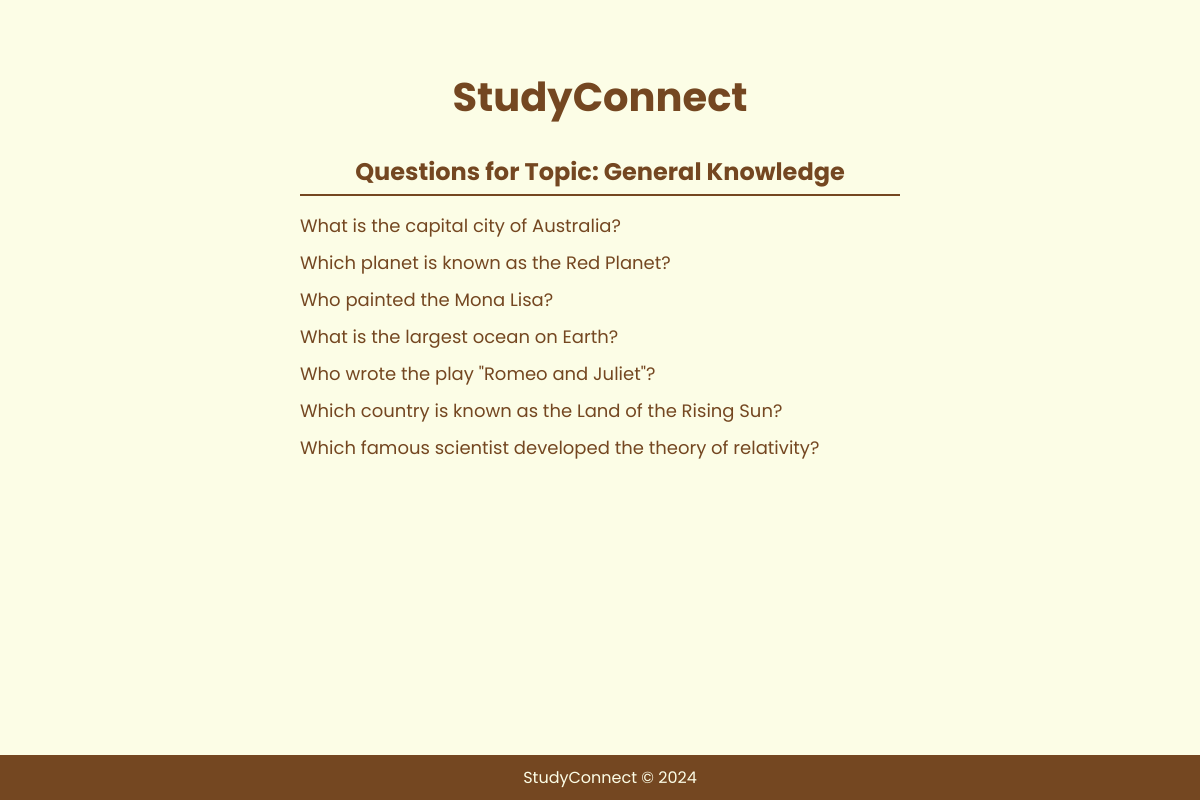
The app's page /topics/General Knowledge/ with its own data.
### flashcards/models.py (models this page shows, shortened)
class Flashcard(models.Model):
    question = models.CharField(max_length=255)
    answer = models.TextField()
    topic = models.CharField(max_length=100)

### flashcards/views.py (the view)
# urls.py: path('topics/<str:topic>/', views.quiz_questions_by_topic, name='quiz_questions_by_topic'),
def quiz_questions_by_topic(request, topic):
    flashcards = Flashcard.objects.filter(topic=topic)
    return render(request, 'flashcards/quiz_questions_by_topic.html', {'flashcards': flashcards})

### flashcards/templates/flashcards/quiz_questions_by_topic.html
{% extends 'base.html' %}
{% block content %}
<h2 class="section-title">Questions for Topic: {{ flashcards.0.topic }}</h2>
<div class="section">
    <ul>
        {% for flashcard in flashcards %}
        <li><a href="{% url 'quiz_question' pk=flashcard.pk %}">{{ flashcard.question }}</a></li>
        {% endfor %}
    </ul>
</div>
{% endblock %}

### flashcards/templates/base.html (shortened to what this page needs)
<!DOCTYPE html>
<html lang="en">
<head>
    {% load static %}
    <link rel="stylesheet" type="text/css" href="{% static 'flashcards/css/styles.css' %}">
</head>
<body>
    <div class="container">
        <header>
            <h1 class="header-title">StudyConnect</h1>
        </header>
        {% block content %}
        {% endblock %}
    </div>
    <div class="footer">
        StudyConnect &copy; 2024
    </div>
</body>
</html>

### flashcards/static/flashcards/css/styles.css (style rules this page uses)
body { font-family: 'Poppins', Courier, monospace; background-color: rgb(252, 253, 230); color: #333; margin: 0; padding: 0; }
h2 { color: #744721; }
.container { width: 50%; margin: 20px auto; padding: 20px; background-color: rgb(252, 253, 230); }
.header-title { color: #744721; text-align: center; font-size: 40px; }
ul { list-style-type: none; padding: 0; }
li { margin-bottom: 10px; }
a { font-size: large; text-decoration: none; color: #744721; }
.section { margin-bottom: 30px; }
.section-title { font-size: 24px; border-bottom: 2px solid #744721; padding-bottom: 5px; margin-bottom: 15px; text-align: center; }
.footer { text-align: center; padding: 10px; background-color: #744721; color: rgb(252, 253, 230); position: fixed; width: 100%; bottom: 0; left: 0; }

### records on screen
Flashcard: topic "General Knowledge", question "What is the capital city of Australia?"
Flashcard: question "Which planet is known as the Red Planet?"
Flashcard: question "Who painted the Mona Lisa?"
Flashcard: question "What is the largest ocean on Earth?"
Flashcard: question "Who wrote the play \"Romeo and Juliet\"?"
Flashcard: question "Which country is known as the Land of the Rising Sun?"
Flashcard: question "Which famous scientist developed the theory of relativity?"
